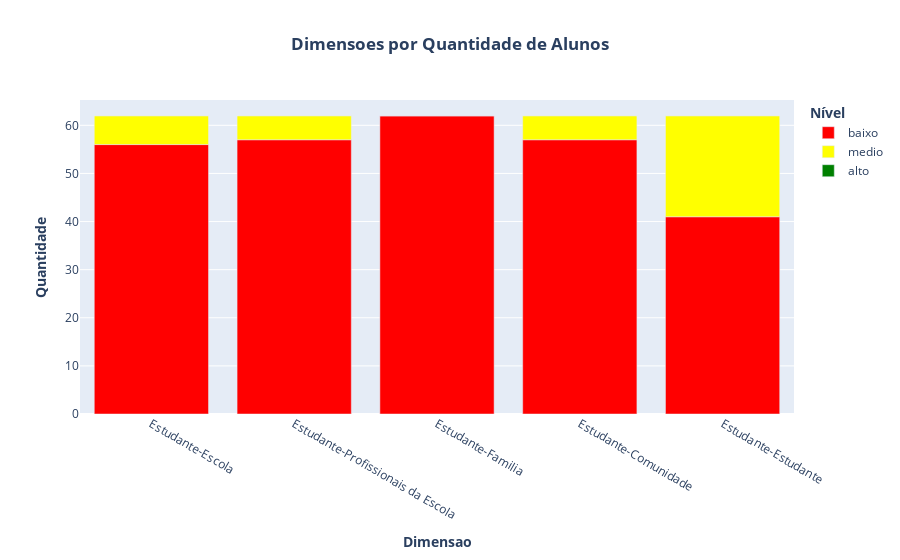

This figure's notebook cell:
### Code cell
fig = px.bar(df_dimensao, x="dimensao", y="quantidade",color="nivel",
                 color_discrete_map={'alto': 'green','medio': 'yellow', 'baixo': 'red'}, 
                 labels={'quantidade':'<b>Quantidade</b>','dimensao':'<b>Dimensao</b>',},
                 title="<b>Dimensoes por Quantidade de Alunos</b>")

fig.update_layout(
        legend_title="<b>Nível</b>",title_x=0.5

    )

fig.update_traces(showlegend=True)
fig.show()

### Figure 1 — Plotly figure (JSON) as saved in the notebook; plotly's stock layout.template omitted (floating-point values rounded to 4 significant figures)
{"data": [{"alignmentgroup": "True", "hovertemplate": "nivel=baixo<br><b>Dimensao</b>=%{x}<br><b>Quantidade</b>=%{y}<extra></extra>", "legendgroup": "baixo", "marker": {"color": "red", "pattern": {"shape": ""}}, "name": "baixo", "offsetgroup": "baixo", "orientation": "v", "showlegend": true, "textposition": "auto", "type": "bar", "x": ["Estudante-Escola", "Estudante-Profissionais da Escola", "Estudante-Familia", "Estudante-Comunidade", "Estudante-Estudante"], "xaxis": "x", "y": [56, 57, 62, 57, 41], "yaxis": "y"}, {"alignmentgroup": "True", "hovertemplate": "nivel=medio<br><b>Dimensao</b>=%{x}<br><b>Quantidade</b>=%{y}<extra></extra>", "legendgroup": "medio", "marker": {"color": "yellow", "pattern": {"shape": ""}}, "name": "medio", "offsetgroup": "medio", "orientation": "v", "showlegend": true, "textposition": "auto", "type": "bar", "x": ["Estudante-Escola", "Estudante-Profissionais da Escola", "Estudante-Familia", "Estudante-Comunidade", "Estudante-Estudante"], "xaxis": "x", "y": [6, 5, 0, 5, 21], "yaxis": "y"}, {"alignmentgroup": "True", "hovertemplate": "nivel=alto<br><b>Dimensao</b>=%{x}<br><b>Quantidade</b>=%{y}<extra></extra>", "legendgroup": "alto", "marker": {"color": "green", "pattern": {"shape": ""}}, "name": "alto", "offsetgroup": "alto", "orientation": "v", "showlegend": true, "textposition": "auto", "type": "bar", "x": ["Estudante-Escola", "Estudante-Profissionais da Escola", "Estudante-Familia", "Estudante-Comunidade", "Estudante-Estudante"], "xaxis": "x", "y": [0, 0, 0, 0, 0], "yaxis": "y"}], "layout": {"barmode": "relative", "legend": {"title": {"text": "<b>Nível</b>"}, "tracegroupgap": 0}, "title": {"text": "<b>Dimensoes por Quantidade de Alunos</b>", "x": 0.5}, "xaxis": {"anchor": "y", "domain": [0, 1], "title": {"text": "<b>Dimensao</b>"}}, "yaxis": {"anchor": "x", "domain": [0, 1], "title": {"text": "<b>Quantidade</b>"}}}}
